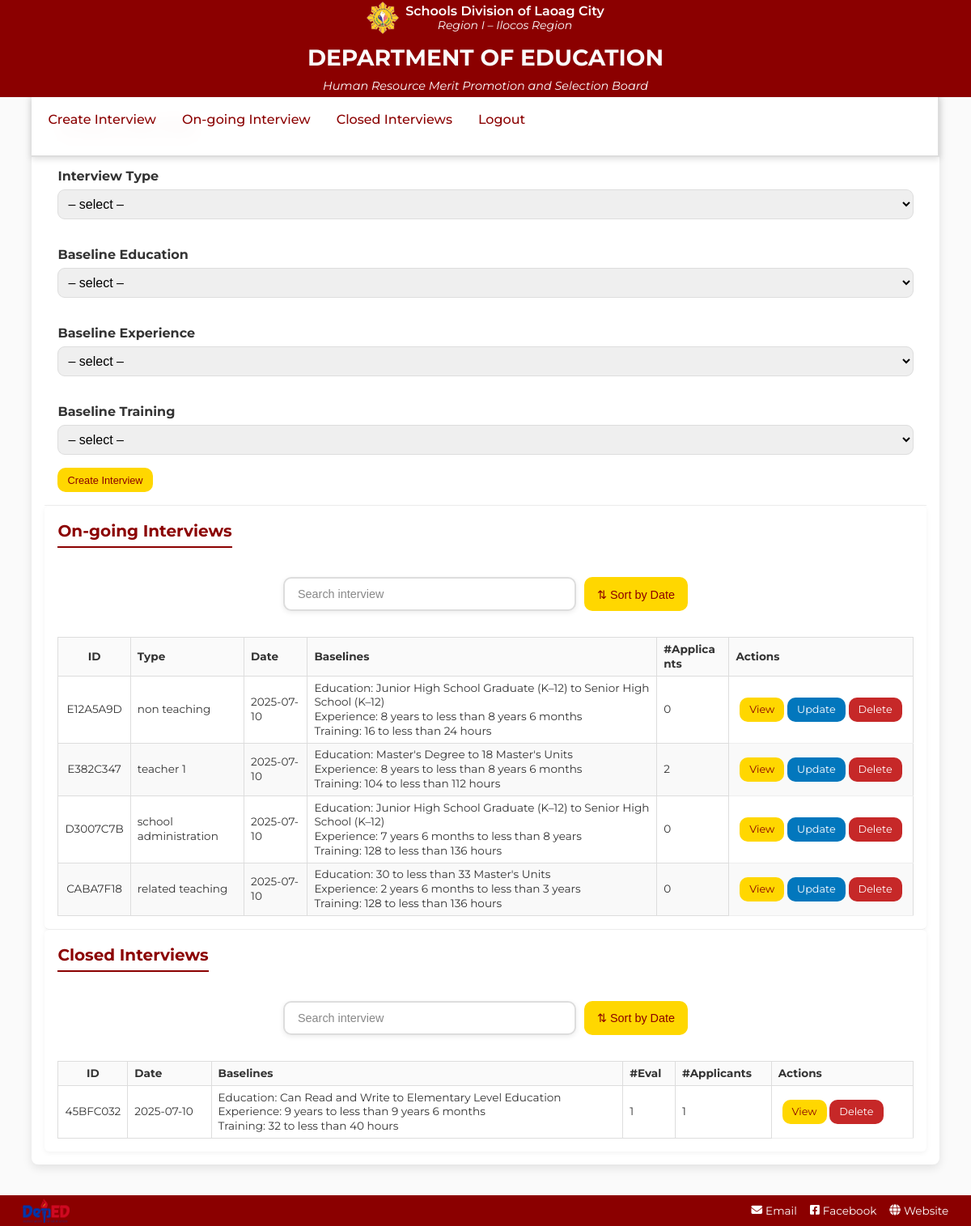
The app's page /admin/dashboard (signed in), older data.
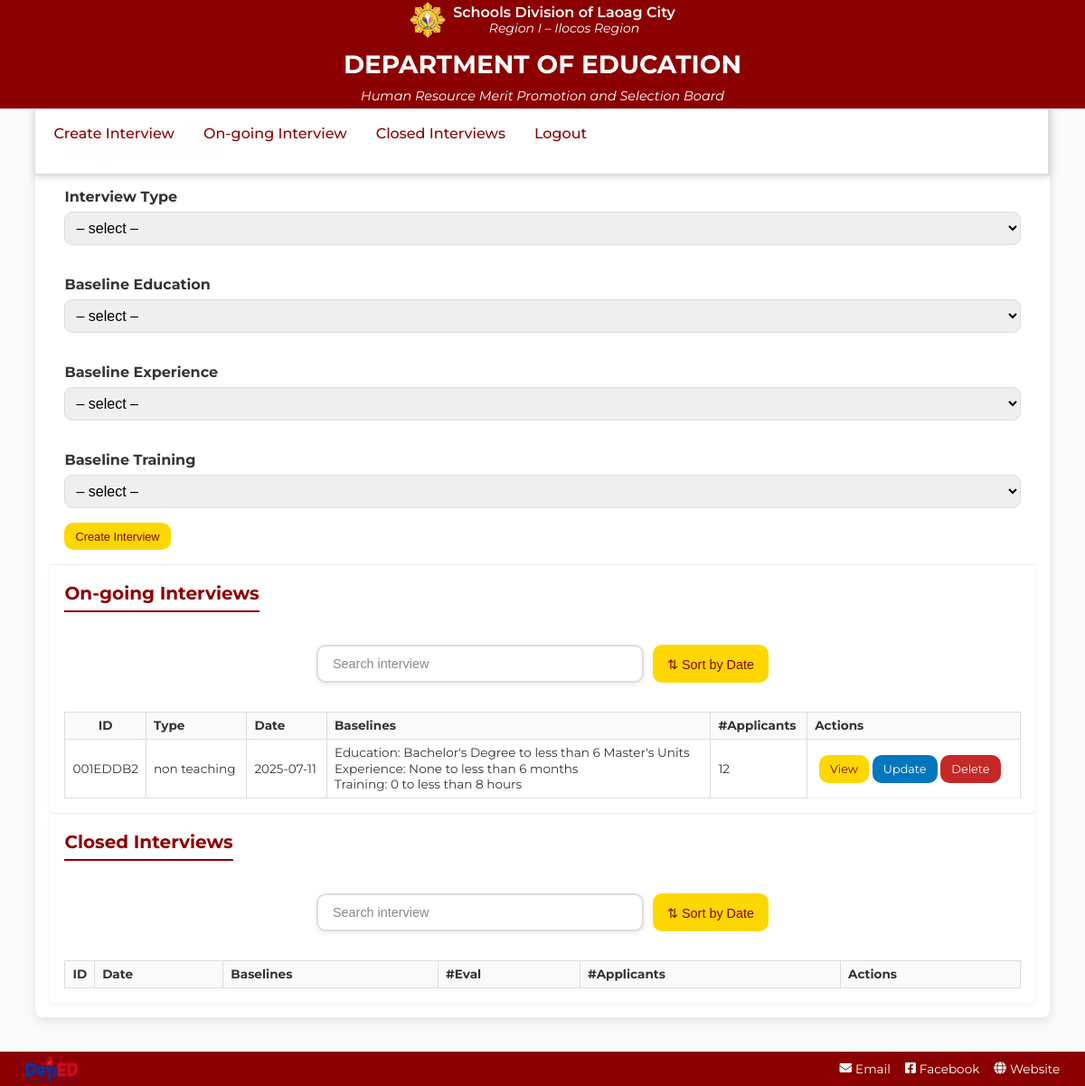
The same page, newer data.
### app.py (models this page shows)
class Interview(db.Model):
    __tablename__ = "interviews"
    id              = db.Column(db.UnicodeText, primary_key=True)
    date            = db.Column(db.Date, nullable=False)
    base_edu        = db.Column(db.Integer, nullable=False)
    base_exp        = db.Column(db.Integer, nullable=False)
    base_trn        = db.Column(db.Integer, nullable=False)
    type            = db.Column(
                        db.Enum(
                          "non teaching",
                          "teacher 1",
                          "school administration",
                          "related teaching",
                          "higher teaching",
                          name="interview_type"
                        ),
                        nullable=False,
                        default="non teaching"
                      )
    position_title  = db.Column(db.UnicodeText)
    sg_level        = db.Column(db.UnicodeText)
    weight_struct   = db.Column(db.UnicodeText)
    app_struct   = db.Column(db.UnicodeText)
    eval_struct   = db.Column(db.UnicodeText)
    status          = db.Column(db.String(7))
    evaluator_tokens = db.relationship(
        "EvaluatorToken",
        back_populates="interview",
        cascade="all, delete-orphan",
        passive_deletes=True
    )
    applicants = db.relationship(
        "Applicant",
        back_populates="interview",
        cascade="all, delete-orphan",
        passive_deletes=True
    )
    evaluations = db.relationship(
        "Evaluation",
        back_populates="interview",
        cascade="all, delete-orphan",
        passive_deletes=True
    )

### app.py (the view)
@app.route("/admin/dashboard")
@admin_required
def admin_dashboard():
    th = TableHandler()
    ed_labels = th.parse_table("table", "education")
    ex_labels = th.parse_table("table", "experience")
    tr_labels = th.parse_table("table", "training")
    interviews = Interview.query.order_by(Interview.date).all()
    return render_template("admin_dashboard.html",
                           interviews=interviews,
                           ed_labels=ed_labels,
                           ex_labels=ex_labels,
                           tr_labels=tr_labels)

### app.py (called while the page is built)
def admin_required(f):
    @wraps(f)
    def wrapper(*args, **kwargs):
        if not session.get("admin"):
            return redirect(url_for("admin_login"))
        return f(*args, **kwargs)
    return wrapper

### scripts/table_handler.py (called while the page is built)
    def parse_table(self, t_type: str = "table", s_type: str = "education") -> dict:
        path = f"{PATHS[t_type]}/{s_type}.json"
        try:
            with open(path, encoding="utf-8") as fp:
                return json.load(fp)
        except FileNotFoundError:
            return {}

### templates/admin_dashboard.html (shortened to what this page needs)
<!doctype html>
<html lang="en">
<head>
  <link href="https://cdnjs.cloudflare.com/ajax/libs/font-awesome/6.4.0/css/all.min.css" rel="stylesheet" />
  <link rel="stylesheet" href="{{ url_for('static', filename='./css/admin_dashboard.css') }}" />
</head>
<body>
<header class="site-banner" role="banner">
  <div class="banner-top">
    <div class="banner-left-group">
      <img
        src="{{ url_for('static', filename='images/deped_seal.png') }}"
        alt="DepEd Logo"
        class="banner-logo"
      />
      <div class="banner-left-text">
        <p class="sub-banner-dept">Schools Division of Laoag City</p>
        <p class="sub-banner-region">Region I – Ilocos Region</p>
      </div>
    </div>
    <div class="banner-text">
      <h1>DEPARTMENT OF EDUCATION</h1>
      <p class="banner-subtitle">Human Resource Merit Promotion and Selection Board</p>
    </div>
  </div>
</header>
  <main class="form-container" role="main">
    <div class="tab-nav">
      <a href="#create_interview">Create Interview</a>
      <a href="#open_interview">On-going Interview</a>
      <a href="#closed_interview">Closed Interviews</a>
      <a href="{{ url_for('admin_logout') }}" class="btn logout-tab mobile-logout confirm-logout">Logout
      </a>
    </div>
    <div class="dashboard-box">
      <section class="card panel-create" aria-labelledby="create-heading" id="create_interview">
        <h2 id="create-heading">Create Interview</h2>
        <form method="post" action="{{ url_for('create_interview') }}">
          <label for="interview_type">Interview Type</label>
          <select id="interview_type" name="interview_type" required>
            <option disabled selected>– select –</option>
          </select>
          <label for="baseline_education">Baseline Education</label>
          <select id="baseline_education" name="baseline_education" required>
            <option disabled selected>– select –</option>
          </select>
          <label for="baseline_experience">Baseline Experience</label>
          <select id="baseline_experience" name="baseline_experience" required>
            <option disabled selected>– select –</option>
          </select>
          <label for="baseline_training">Baseline Training</label>
          <select id="baseline_training" name="baseline_training" required>
            <option disabled selected>– select –</option>
          </select>
          <div class="form-actions">
            <button type="submit" class="btn-submit">Create Interview</button>
          </div>
        </form>
      </section>
      <section class="card panel-list" id="open_interview" aria-labelledby="open-heading">
        <h2 id="open-heading">On-going Interviews</h2>
        <div class="interview-controls">
          <input type="text" id="searchBarOpen" placeholder="Search interview" onkeyup="filterInterviews('Open')">
          <button class="sort-btn" onclick="sortByDate('Open')">⇅ Sort by Date</button>
        </div>
        <div class="interview-list">
          <table class="qual-table" id="qual-tableOpen">
            <thead>
              <tr>
                <th>ID</th>
                <th>Type</th>
                <th>Date</th>
                <th>Baselines</th>
                <th>#Applicants</th>
                <th>Actions</th>
              </tr>
            </thead>
            <tbody>
              {% for iv in interviews if iv.status == "open" %}
              <tr>
                <td>{{ iv.id }}</td>
                <td>{{ iv.type }}</td>
                <td>{{ iv.date }}</td>
                <td>
                  Education: {{ ed_labels[iv.base_edu ~ ''] }}<br>
                  Experience: {{ ex_labels[iv.base_exp ~ ''] }}<br>
                  Training: {{ tr_labels[iv.base_trn ~ ''] }}
                </td>
                <td>{{ iv.applicants|length }}</td>
                <td class="actions">
                  <a href="{{ url_for('admin_interview_detail', iid=iv.id) }}"
                    class="btn-submit btn-submit--view">View</a>
                  <a href="{{ url_for('update_interview', iid=iv.id) }}"
                    class="btn-submit btn-submit--update">Update</a>
                  <a href="{{ url_for('delete_interview', iid=iv.id) }}"
                    class="btn-submit btn-submit--delete confirm-delete">Delete</a>
                </td>
              </tr>
              {% endfor %}
            </tbody>
          </table>
        </div>
      </section>
      <section class="card panel-list" id="closed_interview" aria-labelledby="closed-heading">
        <h2 id="closed-heading">Closed Interviews</h2>
        <div class="interview-controls">
          <input type="text" id="searchBarClose" placeholder="Search interview" onkeyup="filterInterviews('Close')">
          <button class="sort-btn" onclick="sortByDate('Close')">⇅ Sort by Date</button>
        </div>
        <div class="interview-list">
          <table class="qual-table" id="qual-tableClose">
            <thead>
              <tr>
                <th>ID</th>
                <th>Date</th>
                <th>Baselines</th>
                <th>#Eval</th>
                <th>#Applicants</th>
                <th>Actions</th>
              </tr>
            </thead>
            <tbody>
              {% for iv in interviews if iv.status == "close" %}
              <tr>
                <td>{{ iv.id }}</td>
                <td>{{ iv.date }}</td>
                <td>
                  Education: {{ ed_labels[iv.base_edu ~ ''] }}<br>
                  Experience: {{ ex_labels[iv.base_exp ~ ''] }}<br>
                  Training: {{ tr_labels[iv.base_trn ~ ''] }}
                </td>
                <td>{{ iv.evaluator_tokens|length }}</td>
                <td>{{ iv.applicants|length }}</td>
                <td class="actions">
                  <a href="{{ url_for('admin_interview_detail', iid=iv.id) }}"
                    class="btn-submit btn-submit--view">View</a>
                  <a href="{{ url_for('delete_interview', iid=iv.id) }}"
                    class="btn-submit btn-submit--delete confirm-delete">Delete</a>
                </td>
              </tr>
              {% endfor %}
            </tbody>
          </table>
      </section>
    </div>
  </main>
<footer class="admin-footer">
  <div class="footer-content">
    <div class="footer-logos">
      <img src="{{ url_for('static', filename='images/deped_logo.png') }}" alt="DepEd Logo" />
    </div>
    <div class="footer-links">
      <a href="mailto:laoag.city@deped.gov.ph" title="Email">
        <i class="fas fa-envelope"></i> Email
      </a>
      <a href="https://www.facebook.com/depedtayolaoagcity" target="_blank" title="Facebook">
        <i class="fab fa-facebook-square"></i> Facebook
      </a>
      <a href="https://www.depedlaoagcity.com" target="_blank" title="Website">
        <i class="fas fa-globe"></i> Website
      </a>
    </div>
  </div>
</footer>
</body>
</html>

Row changes from the older to the newer data that the page shows:
removed Interview: id "E12A5A9D", type "non teaching", date "2025-07-10", base_edu "Junior High School Graduate (K–12) to Senior High School (K–12)", base_exp "8 years to less than 8 years 6 months", base_trn "16 to less than 24 hours", applicants|length "0", shown under "On-going Interviews"
removed Interview: id "E382C347", type "teacher 1", date "2025-07-10", base_edu "Master's Degree to 18 Master's Units", base_exp "8 years to less than 8 years 6 months", base_trn "104 to less than 112 hours", applicants|length "2", shown under "On-going Interviews"
removed Interview: id "D3007C7B", type "school administration", date "2025-07-10", base_edu "Junior High School Graduate (K–12) to Senior High School (K–12)", base_exp "7 years 6 months to less than 8 years", base_trn "128 to less than 136 hours", applicants|length "0", shown under "On-going Interviews"
removed Interview: id "CABA7F18", type "related teaching", date "2025-07-10", base_edu "30 to less than 33 Master's Units", base_exp "2 years 6 months to less than 3 years", base_trn "128 to less than 136 hours", applicants|length "0", shown under "On-going Interviews"
removed Interview: id "45BFC032", date "2025-07-10", base_edu "Can Read and Write to Elementary Level Education", base_exp "9 years to less than 9 years 6 months", base_trn "32 to less than 40 hours", evaluator_tokens|length "1", applicants|length "1", shown under "Closed Interviews"
added Interview: id "001EDDB2", type "non teaching", date "2025-07-11", base_edu "Bachelor's Degree to less than 6 Master's Units", base_exp "None to less than 6 months", base_trn "0 to less than 8 hours", applicants|length "12", shown under "On-going Interviews"
